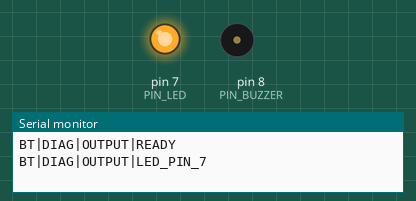
This sketch was run on a simulated Arduino Uno, built with avr-gcc and run on an emulated ATmega328P. Parts: output pins drawn as LEDs (lit = HIGH), buzzer (waves = sounding), the last lines printed to the serial monitor.

Above: at 0.4 s.
At 1.4 s:
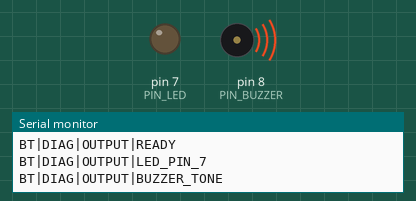
At 5.3 s:
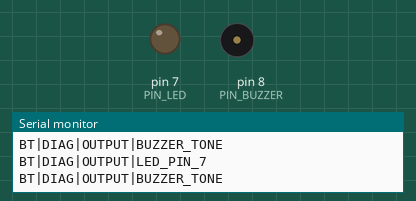
Timing chart, 0 to 6.8 s (numbered marks = the images above):
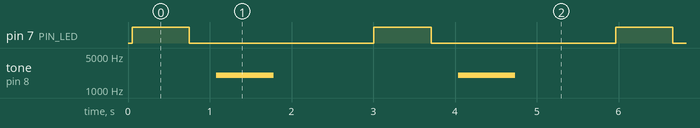

The sketch:

output_diagnostic.ino
```cpp
#include <SoftwareSerial.h>

#define PIN_BUZZER        8
#define PIN_LED           7
#define PIN_BT_TX         9
#define PIN_BT_RX         10
#define BT_BAUD           9600
#define BUZZER_TONE_HZ    2000

SoftwareSerial bluetooth(PIN_BT_RX, PIN_BT_TX);

void setup() {
  Serial.begin(BT_BAUD);
  bluetooth.begin(BT_BAUD);

  pinMode(PIN_BUZZER, OUTPUT);
  pinMode(PIN_LED, OUTPUT);

  allOutputsOff();
  sendBt("BT|DIAG|OUTPUT|READY");
}

void loop() {
  sendBt("BT|DIAG|OUTPUT|LED_PIN_7");
  digitalWrite(PIN_LED, HIGH);
  delay(700);
  digitalWrite(PIN_LED, LOW);
  delay(300);

  sendBt("BT|DIAG|OUTPUT|BUZZER_TONE");
  tone(PIN_BUZZER, BUZZER_TONE_HZ);
  delay(700);
  noTone(PIN_BUZZER);
  digitalWrite(PIN_BUZZER, LOW);
  delay(1200);
}

void sendBt(const String& message) {
  bluetooth.println(message);
  Serial.println(message);
}

void allOutputsOff() {
  noTone(PIN_BUZZER);
  digitalWrite(PIN_BUZZER, LOW);
  digitalWrite(PIN_LED, LOW);
}
```

Measured:
- by itself, pin 7 (PIN_LED): alternates HIGH for 0.70 s and LOW for 2.3 s
- by itself, tone on pin 8 (PIN_BUZZER): alternates 2000 Hz for 0.70 s and silent for 2.3 s
